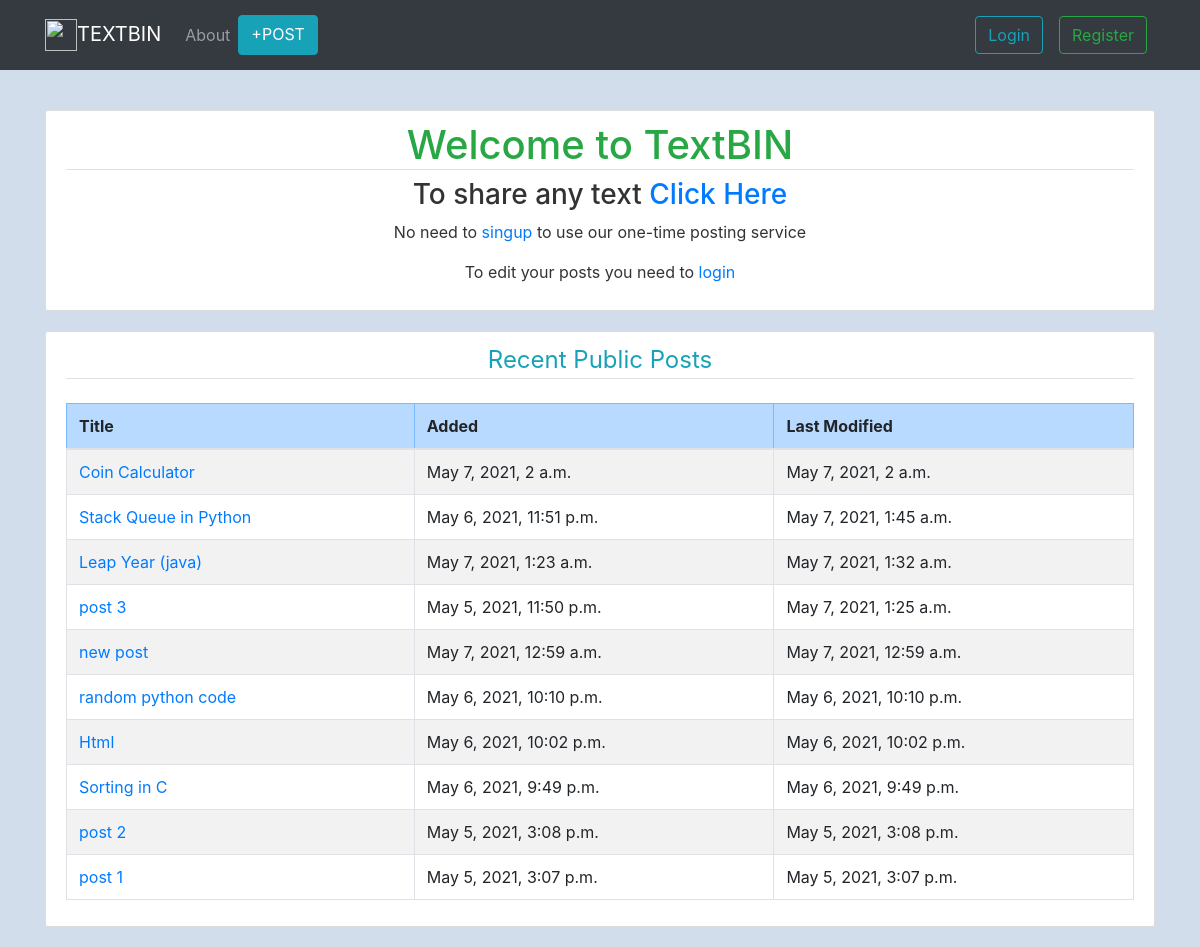
/, run on an earlier commit of the app's database.
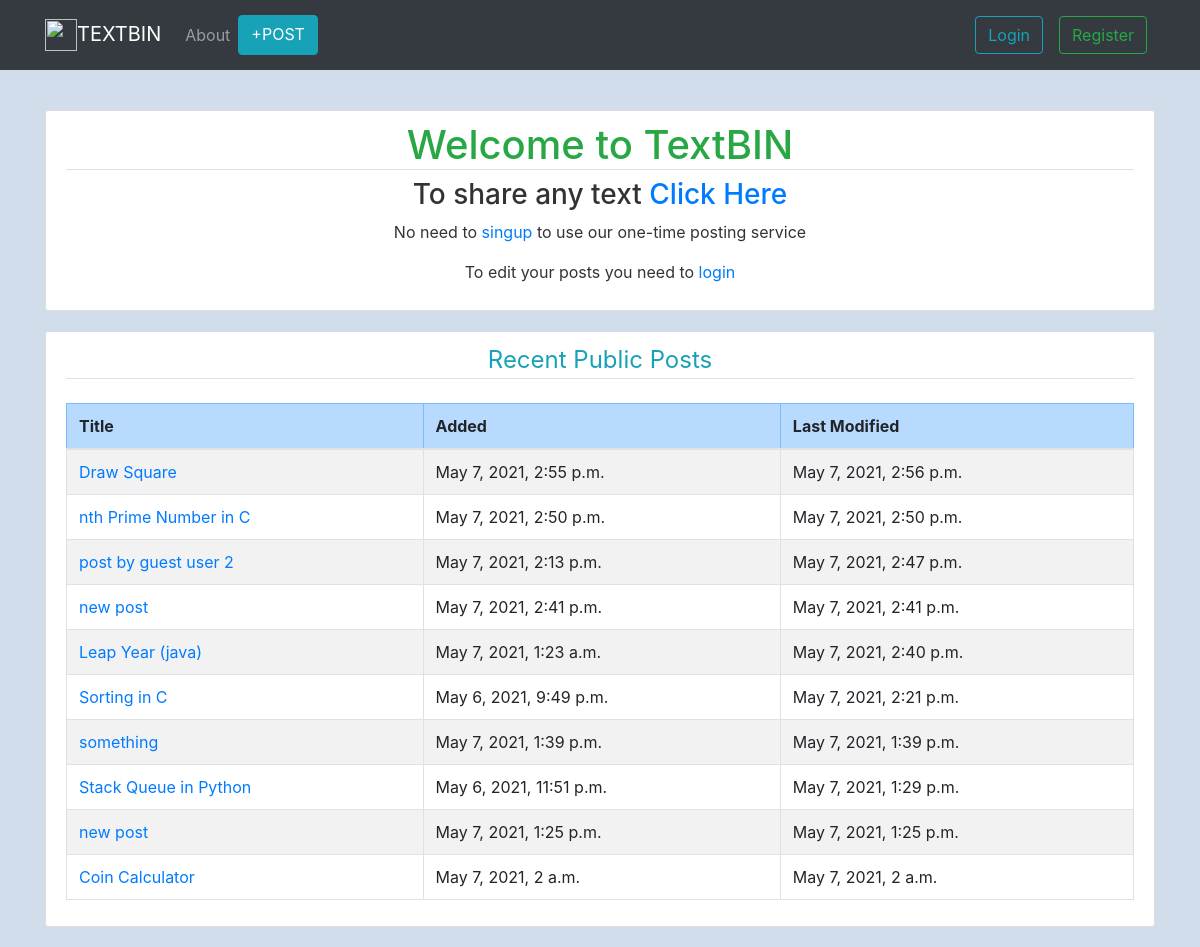
And on a later commit of the database.
### post/models.py (models this page shows, shortened)
class Post(models.Model):
    title = models.CharField(max_length=100)
    content = models.TextField()
    date_posted = models.DateTimeField(default=timezone.now)
    date_updated = models.DateTimeField(default=timezone.now)
    author = models.ForeignKey(User, on_delete=models.CASCADE, blank=True, null=True)

### post/views.py (the view)
# urls.py: 2. Add a URL to urlpatterns:  path('', views.home, name='home')
def home(request):
    context = {
        "title": "Home",
        "posts": Post.objects.order_by("-date_updated")[:10],
    }
    return render(request, "post/home.html", context)

### post/templates/post/home.html
{% extends "post/base.html" %}
{% block content %}
<div class="content-section">
    <h1 class="text-center border-bottom mb-2 text-success">Welcome to TextBIN</h1>
    <h3 class="text-center mb-2">To share any text <a href="{% url 'post-new' %}">Click Here</a></h3>
    <p class="text-center">No need to <a href="{% url 'register' %}">singup</a> to use our one-time posting service</p>
    <p class="text-center">To edit your posts you need to <a href="{% url 'login' %}">login</a></p>
</div>
<div class="content-section">
    <legend class="border-bottom mb-4 text-center text-info">Recent Public Posts</legend>
    <table class="table table-hover table-bordered table-striped">
        <thead>
            <tr class="table-primary">
                <th>Title</th>
                <th>Added</th>
                <th>Last Modified</th>
            </tr>
        </thead>
        <tbody>
            {% for post in posts %}
            <tr>
                <td><a href="{% url 'post-detail' post.id %}">{{post.title}}</a></td>
                <td>{{post.date_posted}}</td>
                <td>{{post.date_updated}}</td>
            </tr>
            {% endfor %}
        </tbody>
    </table>
</div>
{% endblock content %}

What changed in the data, as far as the page shows it:
no longer on this page (row unchanged): Post: title "post 3", date_posted "May 5, 2021, 11:50 p.m.", date_updated "May 7, 2021, 1:25 a.m."
removed Post: title "new post", date_posted "May 7, 2021, 12:59 a.m.", date_updated "May 7, 2021, 12:59 a.m."
no longer on this page (row unchanged): Post: title "random python code", date_posted "May 6, 2021, 10:10 p.m.", date_updated "May 6, 2021, 10:10 p.m."
no longer on this page (row unchanged): Post: title "Html", date_posted "May 6, 2021, 10:02 p.m.", date_updated "May 6, 2021, 10:02 p.m."
no longer on this page (row unchanged): Post: title "post 2", date_posted "May 5, 2021, 3:08 p.m.", date_updated "May 5, 2021, 3:08 p.m."
no longer on this page (row unchanged): Post: title "post 1", date_posted "May 5, 2021, 3:07 p.m.", date_updated "May 5, 2021, 3:07 p.m."
added Post: title "Draw Square", date_posted "May 7, 2021, 2:55 p.m.", date_updated "May 7, 2021, 2:56 p.m."
added Post: title "nth Prime Number in C", date_posted "May 7, 2021, 2:50 p.m.", date_updated "May 7, 2021, 2:50 p.m."
added Post: title "post by guest user 2", date_posted "May 7, 2021, 2:13 p.m.", date_updated "May 7, 2021, 2:47 p.m."
added Post: title "new post", date_posted "May 7, 2021, 2:41 p.m.", date_updated "May 7, 2021, 2:41 p.m."
changed Post "Leap Year (java)": date_updated "May 7, 2021, 1:32 a.m." → "May 7, 2021, 2:40 p.m."
changed Post "Sorting in C": date_updated "May 6, 2021, 9:49 p.m." → "May 7, 2021, 2:21 p.m."
added Post: title "something", date_posted "May 7, 2021, 1:39 p.m.", date_updated "May 7, 2021, 1:39 p.m."
changed Post "Stack Queue in Python": date_updated "May 7, 2021, 1:45 a.m." → "May 7, 2021, 1:29 p.m."; moves down the list
added Post: title "new post", date_posted "May 7, 2021, 1:25 p.m.", date_updated "May 7, 2021, 1:25 p.m."
shown differently, row unchanged: Post "Coin Calculator": moves down the list
